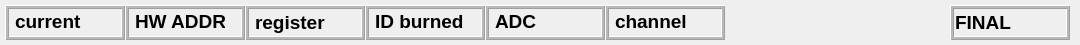
<?xml version="1.0" encoding="UTF-8"?>
<ui version="4.0">
 <class>StatusQFrame</class>
 <widget class="QFrame" name="StatusQFrame">
  <property name="geometry">
   <rect>
    <x>0</x>
    <y>0</y>
    <width>1080</width>
    <height>45</height>
   </rect>
  </property>
  <property name="windowTitle">
   <string>Frame</string>
  </property>
  <widget class="QFrame" name="qfStatADDR">
   <property name="geometry">
    <rect>
     <x>125</x>
     <y>5</y>
     <width>120</width>
     <height>35</height>
    </rect>
   </property>
   <property name="frameShape">
    <enum>QFrame::Box</enum>
   </property>
   <property name="frameShadow">
    <enum>QFrame::Raised</enum>
   </property>
   <property name="midLineWidth">
    <number>2</number>
   </property>
   <widget class="QLabel" name="lbStatADDR">
    <property name="geometry">
     <rect>
      <x>10</x>
      <y>4</y>
      <width>90</width>
      <height>25</height>
     </rect>
    </property>
    <property name="sizePolicy">
     <sizepolicy hsizetype="Fixed" vsizetype="Fixed">
      <horstretch>0</horstretch>
      <verstretch>0</verstretch>
     </sizepolicy>
    </property>
    <property name="font">
     <font>
      <pointsize>14</pointsize>
      <bold>true</bold>
     </font>
    </property>
    <property name="text">
     <string>HW ADDR</string>
    </property>
   </widget>
  </widget>
  <widget class="QFrame" name="qfStatID">
   <property name="geometry">
    <rect>
     <x>365</x>
     <y>5</y>
     <width>120</width>
     <height>35</height>
    </rect>
   </property>
   <property name="frameShape">
    <enum>QFrame::Box</enum>
   </property>
   <property name="frameShadow">
    <enum>QFrame::Raised</enum>
   </property>
   <property name="midLineWidth">
    <number>2</number>
   </property>
   <widget class="QLabel" name="lbStatID">
    <property name="geometry">
     <rect>
      <x>10</x>
      <y>4</y>
      <width>110</width>
      <height>25</height>
     </rect>
    </property>
    <property name="sizePolicy">
     <sizepolicy hsizetype="Fixed" vsizetype="Fixed">
      <horstretch>0</horstretch>
      <verstretch>0</verstretch>
     </sizepolicy>
    </property>
    <property name="font">
     <font>
      <pointsize>14</pointsize>
      <bold>true</bold>
     </font>
    </property>
    <property name="text">
     <string>ID burned</string>
    </property>
   </widget>
  </widget>
  <widget class="QFrame" name="qfStatCurr">
   <property name="geometry">
    <rect>
     <x>5</x>
     <y>5</y>
     <width>120</width>
     <height>35</height>
    </rect>
   </property>
   <property name="frameShape">
    <enum>QFrame::Box</enum>
   </property>
   <property name="frameShadow">
    <enum>QFrame::Raised</enum>
   </property>
   <property name="midLineWidth">
    <number>2</number>
   </property>
   <widget class="QLabel" name="lbStatCurr">
    <property name="geometry">
     <rect>
      <x>10</x>
      <y>4</y>
      <width>90</width>
      <height>25</height>
     </rect>
    </property>
    <property name="sizePolicy">
     <sizepolicy hsizetype="Fixed" vsizetype="Fixed">
      <horstretch>0</horstretch>
      <verstretch>0</verstretch>
     </sizepolicy>
    </property>
    <property name="font">
     <font>
      <pointsize>14</pointsize>
      <bold>true</bold>
     </font>
    </property>
    <property name="text">
     <string>current</string>
    </property>
   </widget>
  </widget>
  <widget class="QFrame" name="qfStatChan">
   <property name="geometry">
    <rect>
     <x>605</x>
     <y>5</y>
     <width>120</width>
     <height>35</height>
    </rect>
   </property>
   <property name="frameShape">
    <enum>QFrame::Box</enum>
   </property>
   <property name="frameShadow">
    <enum>QFrame::Raised</enum>
   </property>
   <property name="midLineWidth">
    <number>2</number>
   </property>
   <widget class="QLabel" name="lbStatChan">
    <property name="geometry">
     <rect>
      <x>10</x>
      <y>4</y>
      <width>90</width>
      <height>25</height>
     </rect>
    </property>
    <property name="sizePolicy">
     <sizepolicy hsizetype="Fixed" vsizetype="Fixed">
      <horstretch>0</horstretch>
      <verstretch>0</verstretch>
     </sizepolicy>
    </property>
    <property name="font">
     <font>
      <pointsize>14</pointsize>
      <bold>true</bold>
     </font>
    </property>
    <property name="text">
     <string>channel</string>
    </property>
   </widget>
  </widget>
  <widget class="QFrame" name="qfStatRegi">
   <property name="geometry">
    <rect>
     <x>245</x>
     <y>5</y>
     <width>120</width>
     <height>35</height>
    </rect>
   </property>
   <property name="frameShape">
    <enum>QFrame::Box</enum>
   </property>
   <property name="frameShadow">
    <enum>QFrame::Raised</enum>
   </property>
   <property name="midLineWidth">
    <number>2</number>
   </property>
   <widget class="QLabel" name="lbStatRegi">
    <property name="geometry">
     <rect>
      <x>10</x>
      <y>5</y>
      <width>90</width>
      <height>25</height>
     </rect>
    </property>
    <property name="sizePolicy">
     <sizepolicy hsizetype="Fixed" vsizetype="Fixed">
      <horstretch>0</horstretch>
      <verstretch>0</verstretch>
     </sizepolicy>
    </property>
    <property name="font">
     <font>
      <pointsize>14</pointsize>
      <bold>true</bold>
     </font>
    </property>
    <property name="text">
     <string>register</string>
    </property>
   </widget>
  </widget>
  <widget class="QFrame" name="qfStatus">
   <property name="geometry">
    <rect>
     <x>950</x>
     <y>5</y>
     <width>120</width>
     <height>35</height>
    </rect>
   </property>
   <property name="frameShape">
    <enum>QFrame::Box</enum>
   </property>
   <property name="frameShadow">
    <enum>QFrame::Raised</enum>
   </property>
   <property name="midLineWidth">
    <number>2</number>
   </property>
   <widget class="QLabel" name="lbStatus">
    <property name="geometry">
     <rect>
      <x>5</x>
      <y>5</y>
      <width>110</width>
      <height>25</height>
     </rect>
    </property>
    <property name="sizePolicy">
     <sizepolicy hsizetype="Fixed" vsizetype="Fixed">
      <horstretch>0</horstretch>
      <verstretch>0</verstretch>
     </sizepolicy>
    </property>
    <property name="font">
     <font>
      <pointsize>14</pointsize>
      <bold>true</bold>
     </font>
    </property>
    <property name="text">
     <string>FINAL</string>
    </property>
   </widget>
  </widget>
  <widget class="QFrame" name="qfStatADC">
   <property name="geometry">
    <rect>
     <x>485</x>
     <y>5</y>
     <width>120</width>
     <height>35</height>
    </rect>
   </property>
   <property name="styleSheet">
    <string notr="true"/>
   </property>
   <property name="frameShape">
    <enum>QFrame::Box</enum>
   </property>
   <property name="frameShadow">
    <enum>QFrame::Raised</enum>
   </property>
   <property name="midLineWidth">
    <number>2</number>
   </property>
   <widget class="QLabel" name="lbStatADC">
    <property name="geometry">
     <rect>
      <x>10</x>
      <y>4</y>
      <width>90</width>
      <height>25</height>
     </rect>
    </property>
    <property name="sizePolicy">
     <sizepolicy hsizetype="Fixed" vsizetype="Fixed">
      <horstretch>0</horstretch>
      <verstretch>0</verstretch>
     </sizepolicy>
    </property>
    <property name="font">
     <font>
      <pointsize>14</pointsize>
      <bold>true</bold>
     </font>
    </property>
    <property name="text">
     <string>ADC</string>
    </property>
   </widget>
  </widget>
 </widget>
 <resources/>
 <connections/>
</ui>
